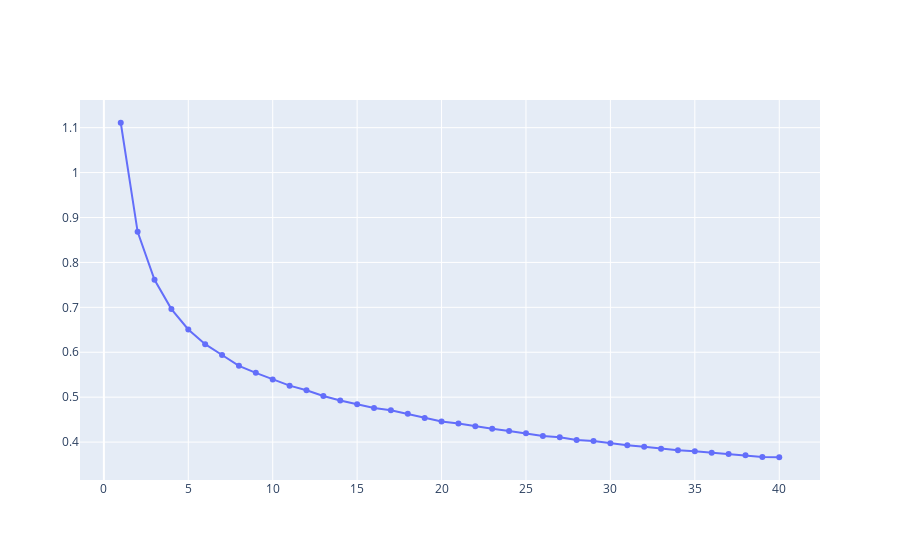

Here is the notebook cell this chart was saved with:
### Code cell
fig = go.Figure()
fig.add_trace(go.Scatter(x = np.arange(1,41),y = history, mode = 'markers+lines'))

### Figure 1 — Plotly figure (JSON) as saved in the notebook; plotly's stock layout.template omitted (floating-point values rounded to 4 significant figures)
{"data": [{"mode": "markers+lines", "type": "scatter", "x": [1, 2, 3, 4, 5, 6, 7, 8, 9, 10, 11, 12, 13, 14, 15, 16, 17, 18, 19, 20, 21, 22, 23, 24, 25, 26, 27, 28, 29, 30, 31, 32, 33, 34, 35, 36, 37, 38, 39, 40], "y": [1.111, 0.8682, 0.7611, 0.696, 0.6506, 0.618, 0.5938, 0.5697, 0.5542, 0.5391, 0.5257, 0.5152, 0.5027, 0.4926, 0.4843, 0.4757, 0.4709, 0.463, 0.4536, 0.4458, 0.4415, 0.4352, 0.4297, 0.4248, 0.4196, 0.4133, 0.4108, 0.4047, 0.4023, 0.3971, 0.3928, 0.3894, 0.385, 0.3817, 0.3793, 0.3763, 0.3736, 0.3707, 0.367, 0.3662, 0.3631]}], "layout": {}}
